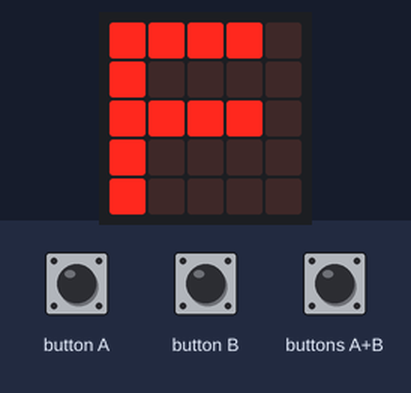
Recording of a program running on a simulated BBC micro:bit (MakeCode). On the bench: the board's 5×5 LED display. The inputs (shaded band) are chosen by the test bench.

Above: at 2.0 s.
2.1 s: button A pressed for 0.15 s
At 2.45 s:
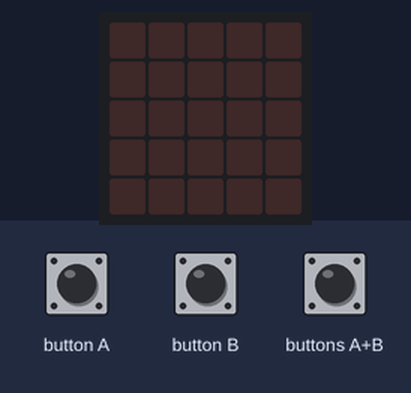
2.8 s: button B pressed for 0.15 s
At 3.0 s:
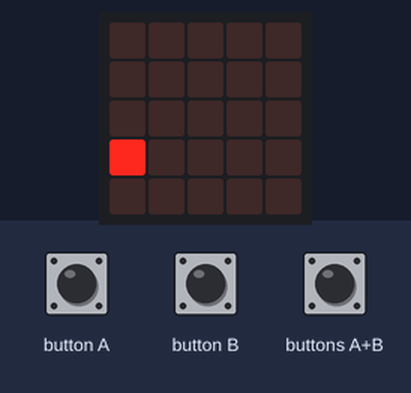
3.5 s: buttons A+B pressed for 0.15 s
At 3.7 s:
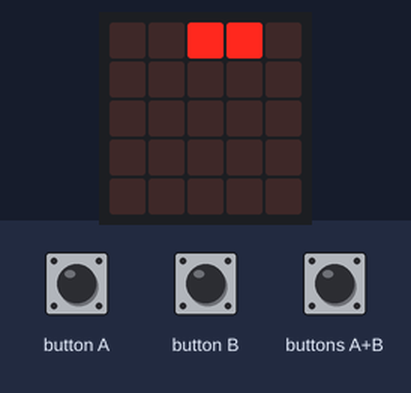
4.2 s: buttons A+B pressed for 1 s
At 6.6 s:
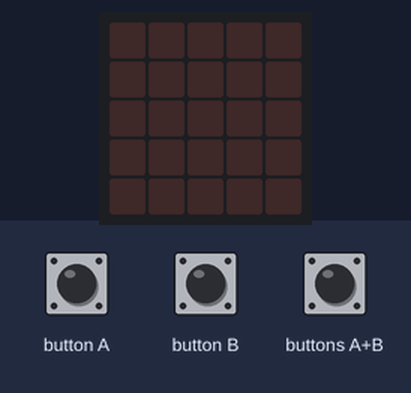
6.7 s: button B pressed for 0.15 s
At 7.1 s:
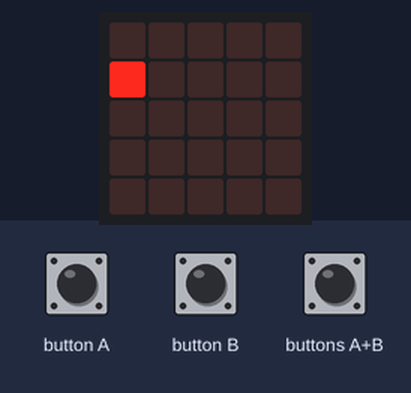
7.4 s: button A pressed for 0.15 s
At 7.6 s:
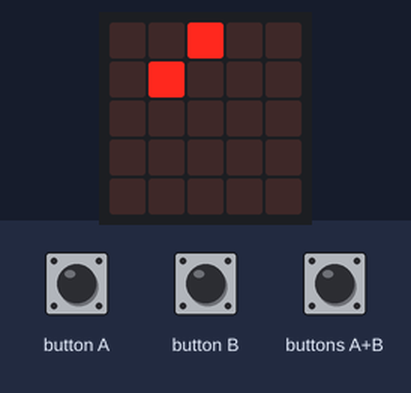
Timing chart, 0 to 10.4 s (numbered marks = the images above; inputs shaded):
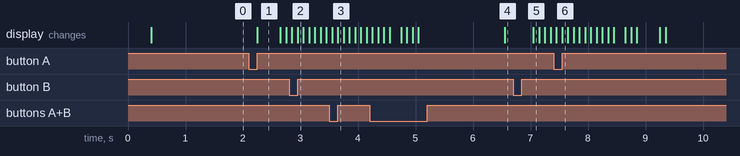

Measured:
- after the input at 2.1 s, the display: changes after 0.15 s (image 1)
- after the input at 2.8 s, the display: first differs from a run without the input after 0.15 s (image 2)
- after the input at 3.5 s, the display: first differs from a run without the input after 0.15 s (image 3)
- after the input at 4.2 s, the display: first differs from a run without the input after 2.4 s (image 4)
- after the input at 6.7 s, the display: changes after 0.35 s (image 5)
- after the input at 7.4 s, the display: first differs from a run without the input after 0.15 s (image 6)
- what the display in image 1 shows lasts 0.4 s, from 2.3 s to 2.7 s

The program:

main.ts
```typescript
input.onButtonPressed(Button.A, function () {
    basic.showLeds(`
        . . . . .
        . . . . .
        . . . . .
        . . . . .
        . . . . .
        `)
    for (let x = 0; x <= 4; x++) {
        for (let y = 0; y <= 4; y++) {
            led.plot(x, y)
            basic.pause(100)
        }
    }
})
input.onButtonPressed(Button.AB, function () {
    basic.showLeds(`
        . . . . .
        . . . . .
        . . . . .
        . . . . .
        . . . . .
        `)
    for (let y = 0; y <= 4; y++) {
        for (let x = 0; x <= 4; x++) {
            led.plot(y, x)
            basic.pause(100)
        }
    }
})
input.onButtonPressed(Button.B, function () {
    basic.showLeds(`
        . . . . .
        . . . . .
        . . . . .
        . . . . .
        . . . . .
        `)
    for (let y = 0; y <= 4; y++) {
        for (let x = 0; x <= 4; x++) {
            led.plot(x, y)
            basic.pause(100)
        }
    }
})
basic.showLeds(`
    # # # # #
    . . # . .
    . . # . .
    . . # . .
    . . # . .
    `)
basic.showLeds(`
    # # # # .
    # . . . .
    # # # # .
    # . . . .
    # . . . .
    `)
```

test.ts
```typescript
// 在這裡測試；當此封包作為擴充功能時，將不會編譯此內容。
```
